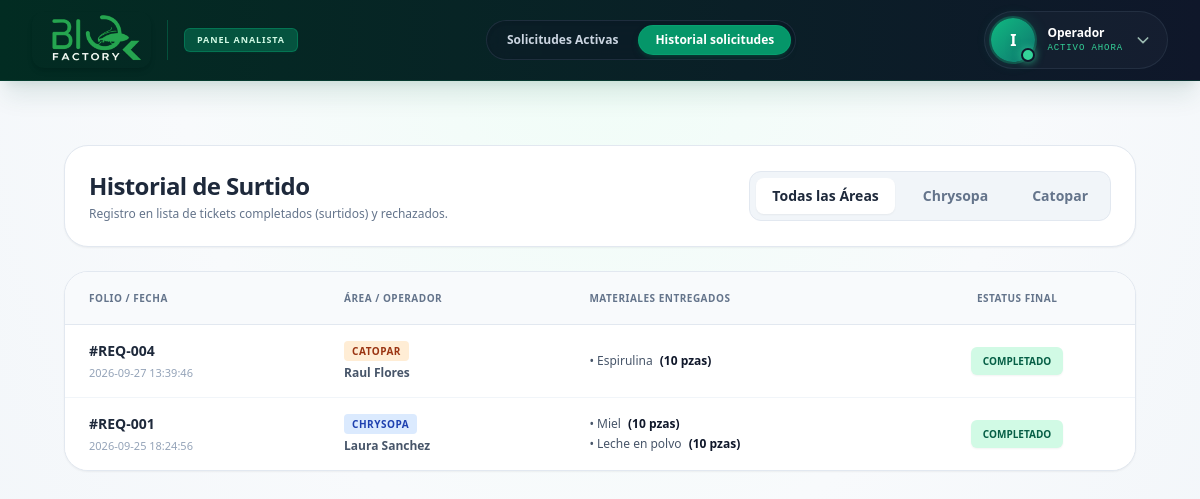
The page /inventario/historial on the database its author committed.
### tables this page shows
CREATE TABLE USUARIOS (
    id_usuario INTEGER PRIMARY KEY AUTOINCREMENT,
    id_area INTEGER,
    nombre_usuario VARCHAR(150) NOT NULL,
    puesto VARCHAR(100),
    nip_firma VARCHAR(50)
, estatus TEXT DEFAULT 'Activo');

CREATE TABLE "SOLICITUDES_MATERIAL" (
    "id_solicitud" INTEGER PRIMARY KEY AUTOINCREMENT,
    "id_area_solicitante" INTEGER,
    "id_operador" INTEGER,
    "fecha_solicitud" DATETIME DEFAULT CURRENT_TIMESTAMP,
    "estatus" TEXT
);

CREATE TABLE CAT_AREAS (
    id_area INT AUTO_INCREMENT PRIMARY KEY,
    nombre_area VARCHAR(100) NOT NULL
);

CREATE TABLE MATERIALES (

    id_material INTEGER PRIMARY KEY AUTOINCREMENT,

    id_area INTEGER,

    nombre_material VARCHAR(150) NOT NULL,

    presentacion VARCHAR(100)

);

### routes/inventario.py (the view)
@inventario_bp.route('/historial')
def historial_solicitudes():
    try:
        conn = sqlite3.connect(r'C:\Users\maryt\OneDrive\Escritorio\Proyecto\SF_Koppert\Bd_SIO-AGRO.db')
        conn.row_factory = sqlite3.Row
        cursor = conn.cursor()
        cursor.execute("""
            SELECT
                SM.id_solicitud,
                SM.fecha_solicitud,
                SM.estatus,
                U.nombre_usuario,
                A.nombre_area,
                M.nombre_material,
                SD.cantidad_solicitada
            FROM SOLICITUDES_MATERIAL SM
            JOIN USUARIOS U ON SM.id_operador = U.id_usuario
            JOIN CAT_AREAS A ON SM.id_area_solicitante = A.id_area
            JOIN SOLICITUDES_DETALLE SD ON SM.id_solicitud = SD.id_solicitud
            JOIN MATERIALES M ON SD.id_material = M.id_material
            WHERE SM.estatus IN ('Surtido', 'Completado', 'Rechazado')
            ORDER BY SM.id_solicitud DESC
        """)
        filas = cursor.fetchall()
        tickets_dict = {}
        for fila in filas:
            folio = fila['id_solicitud']
            if folio not in tickets_dict:
                tickets_dict[folio] = {
                    'folio_ticket': folio,
                    'fecha_solicitud': fila['fecha_solicitud'],
                    'estatus': fila['estatus'],
                    'nombre_usuario': fila['nombre_usuario'],
                    'nombre_area': fila['nombre_area'],
                    'materiales': []
                }
            tickets_dict[folio]['materiales'].append({
                'nombre': fila['nombre_material'],
                'cantidad': fila['cantidad_solicitada']
            })
        tickets_historial = list(tickets_dict.values())
        conn.close()
    except Exception as e:
        print(f"Error en historial inventario: {e}")
        tickets_historial = []
    return render_template('inventario/historial.html', tickets_historial=tickets_historial)

### templates/inventario/historial.html (shortened to what this page needs)
{% extends "inventario/base_inventario.html" %}
{% block navbar_menu %}
<div class="flex items-center gap-1 p-1 bg-slate-900/40 rounded-full border border-slate-700/50 backdrop-blur-md shadow-inner">
    <a href="{{ url_for('inventario.listar_solicitudes') }}" class="px-3 sm:px-4 py-1.5 rounded-full text-[11px] sm:text-xs font-bold text-slate-300 hover:text-white hover:bg-slate-700/50 transition-all whitespace-nowrap">
        Solicitudes Activas
    </a>
    <a href="{{ url_for('inventario.historial_solicitudes') }}" class="flex items-center gap-1.5 px-3 sm:px-4 py-1.5 rounded-full text-[11px] sm:text-xs font-bold text-white bg-emerald-600 shadow-md shadow-emerald-900/50 border border-emerald-500/30 transition-all cursor-default whitespace-nowrap">
        Historial solicitudes
    </a>
</div>
{% endblock %}
{% block content %}
    <main class="flex-1 overflow-y-auto p-4 sm:p-8">
        <div class="max-w-7xl mx-auto space-y-6">
            <div class="flex flex-col md:flex-row justify-between items-start md:items-center bg-white p-5 sm:p-6 rounded-3xl shadow-sm border border-slate-200 gap-4">
                <div class="w-full md:w-auto">
                    <h1 class="text-xl md:text-2xl font-black text-slate-800 tracking-tight">Historial de Surtido</h1>
                    <p class="text-xs text-slate-500 font-medium mt-1">Registro en lista de tickets completados (surtidos) y rechazados.</p>
                </div>
                <div class="w-full md:w-auto overflow-x-auto hide-scroll pb-1 md:pb-0">
                    <div class="inline-flex items-center space-x-1.5 sm:space-x-3 bg-slate-100 p-1.5 rounded-xl border border-slate-200 min-w-max">
                        <button class="tab-btn active bg-white text-slate-800 shadow-sm px-3 sm:px-4 py-2 rounded-lg text-xs sm:text-sm font-bold transition-all whitespace-nowrap" data-target="all">Todas las Áreas</button>
                        <button class="tab-btn text-slate-500 hover:text-slate-700 px-3 sm:px-4 py-2 rounded-lg text-xs sm:text-sm font-bold transition-all whitespace-nowrap" data-target="chrysopa">Chrysopa</button>
                        <button class="tab-btn text-slate-500 hover:text-slate-700 px-3 sm:px-4 py-2 rounded-lg text-xs sm:text-sm font-bold transition-all whitespace-nowrap" data-target="catopar">Catopar</button>
                    </div>
                </div>
            </div>
            <div class="bg-white rounded-3xl shadow-sm border border-slate-200 overflow-hidden mb-10">
                <div class="overflow-x-auto">
                    <table class="min-w-full text-sm text-left">
                        <thead class="bg-slate-50 border-b border-slate-200">
                            <tr>
                                <th class="px-6 py-4 text-[10px] font-extrabold text-slate-500 uppercase tracking-wider">Folio / Fecha</th>
                                <th class="px-6 py-4 text-[10px] font-extrabold text-slate-500 uppercase tracking-wider">Área / Operador</th>
                                <th class="px-6 py-4 text-[10px] font-extrabold text-slate-500 uppercase tracking-wider">Materiales Entregados</th>
                                <th class="px-6 py-4 text-[10px] font-extrabold text-slate-500 uppercase tracking-wider text-center">Estatus Final</th>
                            </tr>
                        </thead>
                        <tbody class="divide-y divide-slate-100 text-xs bg-white">
                            {% for ticket in tickets_historial %}
                            <tr class="req-row hover:bg-slate-50 transition-colors" data-area="{{ 'chrysopa' if ticket['nombre_area'] == 'Chrysopa' else 'catopar' }}">
                                <td class="px-6 py-4 whitespace-nowrap">
                                    <div class="font-black text-slate-800 text-sm">#REQ-00{{ ticket['folio_ticket'] }}</div>
                                    <div class="text-[11px] text-slate-400 font-medium mt-1">{{ ticket['fecha_solicitud'] }}</div>
                                </td>
                                <td class="px-6 py-4 whitespace-nowrap">
                                    <div class="inline-flex items-center px-2 py-0.5 rounded text-[10px] font-black uppercase tracking-wider mb-1
                                        {% if ticket['nombre_area'] == 'Chrysopa' %} bg-blue-100 text-blue-800 {% else %} bg-orange-100 text-orange-800 {% endif %}">
                                        {{ ticket['nombre_area'] }}
                                    </div>
                                    <div class="text-slate-600 font-bold">{{ ticket['nombre_usuario'] }}</div>
                                </td>
                                <td class="px-6 py-4">
                                    <ul class="space-y-1">
                                        {% for mat in ticket['materiales'] %}
                                        <li class="font-medium text-slate-600">
                                            &bull; {{ mat['nombre'] }}
                                            <span class="font-black text-slate-900 ml-1">({{ mat['cantidad'] }} pzas)</span>
                                        </li>
                                        {% endfor %}
                                    </ul>
                                </td>
                                <td class="px-6 py-4 whitespace-nowrap text-center">
                                    <span class="inline-flex items-center px-3 py-1.5 rounded-md text-[10px] font-black uppercase shadow-sm
                                        {% if ticket['estatus']|upper == 'SURTIDO' or ticket['estatus']|upper == 'COMPLETADO' %}
                                            bg-emerald-100 text-emerald-800
                                        {% elif ticket['estatus']|upper == 'RECHAZADO' %}
                                            bg-red-100 text-red-800
                                        {% else %}
                                            bg-slate-100 text-slate-800
                                        {% endif %}">
                                        {{ ticket['estatus'] }}
                                    </span>
                                </td>
                            </tr>
                            {% else %}
                            <tr>
                                <td colspan="4" class="px-6 py-12 text-center text-slate-500 font-medium text-sm border-dashed border-2 border-slate-200 rounded-lg m-4">
                                    No hay registro de tickets históricos.
                                </td>
                            </tr>
                            {% endfor %}
                        </tbody>
                    </table>
                </div>
            </div>
        </div>
    </main>
{% endblock %}

### rows shown on the page
USUARIOS: folio_ticket "4", fecha_solicitud "2026-09-27 13:39:46", nombre_area "CATOPAR", nombre_usuario "Raul Flores", nombre "Espirulina", cantidad "10", estatus "COMPLETADO"
USUARIOS: folio_ticket "1", fecha_solicitud "2026-09-25 18:24:56", nombre_area "CHRYSOPA", nombre_usuario "Laura Sanchez", nombre "Miel", cantidad "10", nombre "Leche en polvo", estatus "COMPLETADO"

### other values the page prints
{{ session.get('nombre', 'I')[0]|upper if session.get('nombre') else 'I' }} "I"
{{ session.get('nombre', 'Operador') }} "Operador"
